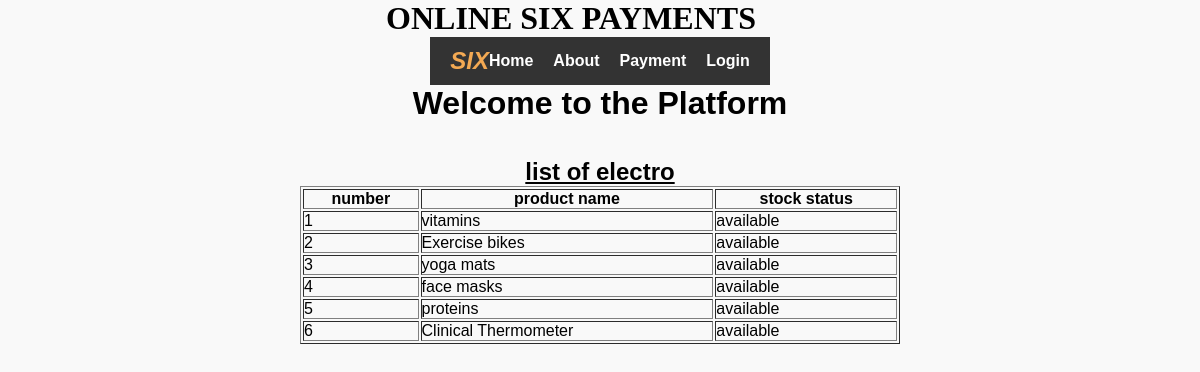
The app's page /table5.php with its own data.
### tables this page shows
CREATE TABLE `health` (
  `hel_id` int(255) NOT NULL,
  `name` varchar(255) DEFAULT NULL,
  `stock` varchar(255) DEFAULT NULL
);

### table5.php (the view, shortened to what this page needs)
<!DOCTYPE html>
<html lang="en">
<head>
    <link rel="stylesheet" href="css/home.css">
</head>
<body>
<div>
               <h1 style="font-family: cursive;">  ONLINE SIX PAYMENTS <img src="logo.jpg" style="width:50px;height:15px;"></h1>
               </div>
               <nav class="navbar">
                   <div class="logo"><i><b>SIX</b></i></div>
                   <ul class="nav-links">
                       <li><a href="home.php">Home</a></li>
                       <li><a href="about.php">About</a></li>
                       <li><a href="appointments.php">Payment</a></li>
                       <li><a href="index.php">Login</a></li>
                   </ul>
               </nav>
               <h1>Welcome to the Platform</h1><br><br>
               <?php
               include 'connection.php';
               $sel = "select * from health";
               $res = $con->query($sel);
               ?>
               <center><h2><u>list of electro</u></h2></center>
               <table border="1"; style="width:50%";>
                <tr>
                    <th>number</th>
                    <th>product name</th>
                    <th>stock status</th>
                </tr>
                <?php
                if ($res->num_rows > 0){
                while ($row= $res->fetch_assoc()){
                    echo "<tr>
                    <td>{$row['hel_id']}</td>
                    <td>{$row['name']}</td>
                    <td>{$row['stock']}</td>
                    </tr>";
                }}
                else {
                    echo "<tr><td colspan='3'>No data found</td></tr>";
                }
                ?>
                </table>
</body>
</html>

### css/home.css (style rules this page uses)
* { margin: 0; padding: 0; box-sizing: border-box; }
.navbar { display: flex; justify-content: space-between; align-items: center; padding: 10px 20px; background-color: #333; color: white; }
.logo { font-size: 1.5em; font-weight: bold; color: #f3a953; }
.nav-links { list-style: none; display: flex; gap: 20px; }
.nav-links li { display: inline; }
.nav-links a { text-decoration: none; color: white; font-weight: bold; transition: color 0.3s ease; }
body { font-family: Arial, sans-serif; margin: 0; padding: 0; display: flex; flex-direction: column; align-items: center; background-color: #f9f9f9; }

### records on screen
health: hel_id "1", name "vitamins", stock "available"
health: hel_id "2", name "Exercise bikes", stock "available"
health: hel_id "3", name "yoga mats", stock "available"
health: hel_id "4", name "face masks", stock "available"
health: hel_id "5", name "proteins", stock "available"
health: hel_id "6", name "Clinical Thermometer", stock "available"
